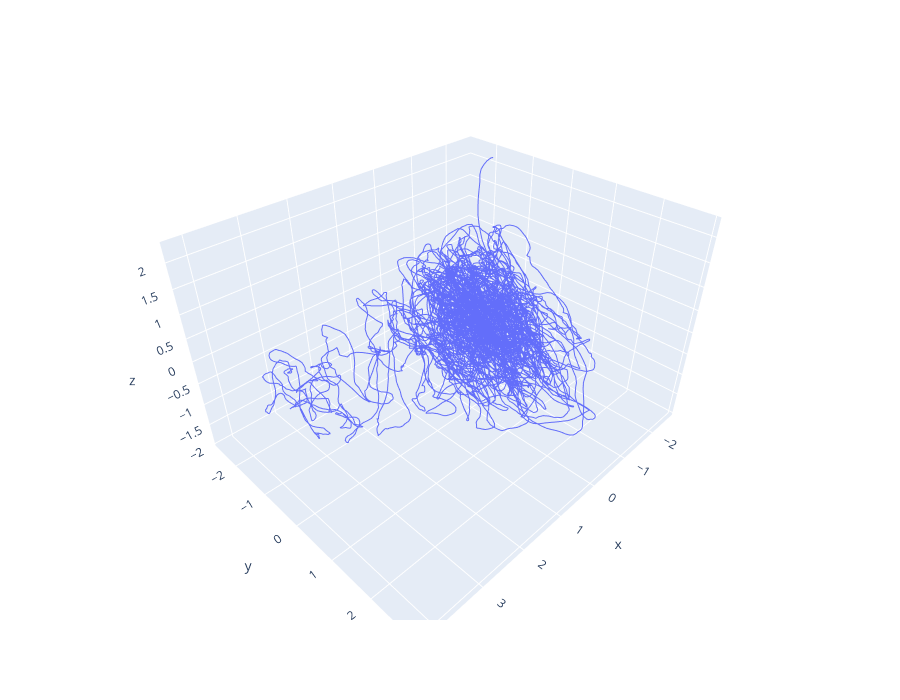

Source (notebook cell):
### Code cell
import plotly.express as px
x_pca = PCA(3).fit_transform(unmixed[:,1,:])
fig = px.line_3d(x=x_pca[:,0], y=x_pca[:,1],z=x_pca[:,2],height=700)

fig.show()

### Figure 1 — Plotly figure (JSON) as saved in the notebook; plotly's stock layout.template omitted (floating-point values rounded to 4 significant figures; data arrays with more than 128 entries replaced by an {"elided": "..."} marker saying what was removed)
{"data": [{"hovertemplate": "x=%{x}<br>y=%{y}<br>z=%{z}<extra></extra>", "legendgroup": "", "line": {"color": "#636efa", "dash": "solid"}, "marker": {"symbol": "circle"}, "mode": "lines", "name": "", "scene": "scene", "showlegend": false, "type": "scatter3d", "x": {"elided": "14766 float values"}, "y": {"elided": "14766 float values"}, "z": {"elided": "14766 float values"}}], "layout": {"height": 700, "legend": {"tracegroupgap": 0}, "margin": {"t": 60}, "scene": {"domain": {"x": [0, 1], "y": [0, 1]}, "xaxis": {"title": {"text": "x"}}, "yaxis": {"title": {"text": "y"}}, "zaxis": {"title": {"text": "z"}}}}}
